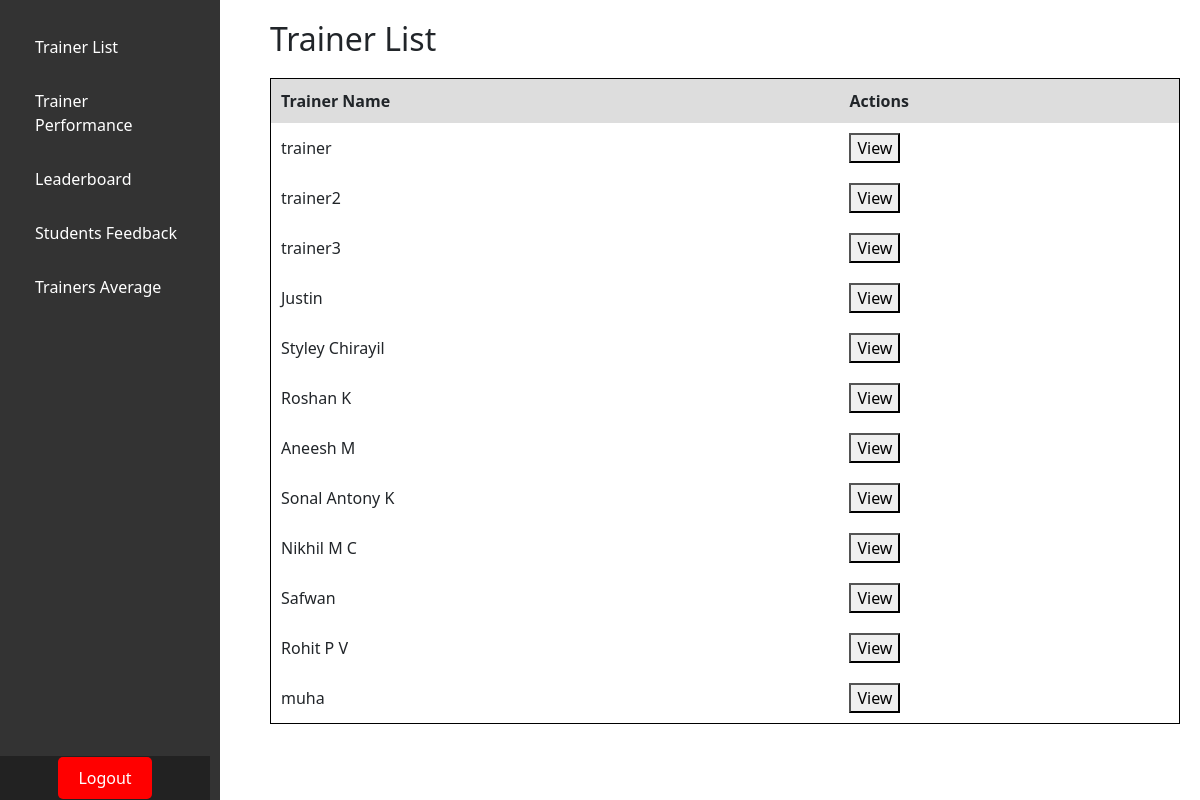
/crm/admin/dashboard/ (signed in), run on the app's committed database.
### crm/models.py (models this page shows, shortened)
class Trainer(models.Model):
    user = models.OneToOneField(User, on_delete=models.CASCADE)
    email = models.EmailField(max_length=255, blank=True, null=True)
    phone_number = models.CharField(max_length=15, blank=True, null=True)
    designation = models.CharField(max_length=100, blank=True, null=True)
    experience = models.IntegerField(default=0, blank=True, null=True)  # Experience in years

### crm/views.py (the view, shortened to what this page needs)
# urls.py: path("admin/dashboard/", views.admin_dashboard, name="admin_dashboard"),
@login_required
def admin_dashboard(request):
    if not request.user.is_superuser:
        return redirect("login")
    section = request.GET.get("section", "trainer_list")
    trainers = Trainer.objects.all()
    trainer_data_list = []
    for trainer in trainers:
        latest_data = TrainerData.objects.filter(trainer=trainer).order_by("-date_submitted").first()
        self_evaluation_score = latest_data.calculate_score() if latest_data else 0
        trainer_data_list.append({
            "trainer": trainer,
            "self_evaluation_score": self_evaluation_score,
            "classes_taken": latest_data.classes_taken if latest_data else 0,
            "workshops": latest_data.workshops if latest_data else 0,
            "students_participated": latest_data.students_participated if latest_data else 0,
            "students_won": latest_data.students_won if latest_data else 0,
        })
    feedback_data = []
    trainer_feedback_data = defaultdict(lambda: {"total_points": 0, "count": 0})
    avg_points_list = [
        {
            "Trainer_Name": trainer,
            "Average_Points": round(data["total_points"] / data["count"], 2) if data["count"] > 0 else 0,
        }
        for trainer, data in trainer_feedback_data.items()
    ]
    leaderboard_data = []
    for trainer in trainer_data_list:
        trainer_name = trainer["trainer"].user.username
        self_evaluation_score = trainer["self_evaluation_score"]
        feedback_score = next(
            (item["Average_Points"] for item in avg_points_list if item["Trainer_Name"] == trainer_name),
            0  # Default to 0 if no feedback data is found
        )
        combined_score = self_evaluation_score + feedback_score
        leaderboard_data.append({
            "trainer": trainer["trainer"],
            "self_evaluation_score": self_evaluation_score,
            "feedback_score": feedback_score,
            "combined_score": combined_score,
        })
    leaderboard_data.sort(key=lambda x: x["combined_score"], reverse=True)
    return render(request, "crm/admin_dashboard.html", {
        "trainers": trainers,
        "trainer_data_list": trainer_data_list,
        "feedback_list": feedback_data,  # Pass feedback data
        "avg_points_list": avg_points_list,  # Pass average points data
        "leaderboard_data": leaderboard_data,  # Pass leaderboard data
        "section": section,
    })

### crm/templates/crm/admin_dashboard.html (shortened to what this page needs)
<!DOCTYPE html>
<html lang="en">
<head>
    <link rel="stylesheet" href="https://cdnjs.cloudflare.com/ajax/libs/bootstrap/5.3.0/css/bootstrap.min.css">
</head>
<body>
    <div class="sidebar">
        <button onclick="window.location.href='?section=trainer_list'">Trainer List</button>
        <button onclick="window.location.href='?section=performance_summary'">Trainer Performance</button>
        <button onclick="window.location.href='?section=leaderboard'">Leaderboard</button>
        <button onclick="window.location.href='?section=students_feedback'">Students Feedback</button>
        <button onclick="window.location.href='?section=trainers_average'">Trainers Average</button>
        <div class="logout-container">
            <a href="{% url 'logout' %}">Logout</a>
        </div>
    </div>
    <div class="content">
        {% if section == "trainer_list" %}
            <h2>Trainer List</h2>
            {% if trainers %}
                <table>
                    <tr>
                        <th>Trainer Name</th>
                        <th>Actions</th>
                    </tr>
                    {% for trainer in trainers %}
                    <tr>
                        <td>{{ trainer.user.username }}</td>
                        <td>
                            <a href="{% url 'trainer_detail' trainer.id %}">
                                <button>View</button>
                            </a>
                        </td>
                    </tr>
                    {% endfor %}
                </table>
            {% else %}
                <p>No trainers available.</p>
            {% endif %}
        {% endif %}
    </div>
</body>
</html>

### crm/templates/crm/admin_dashboard.html (style rules this page uses)
body { font-family: Arial, sans-serif; margin: 0; display: flex; height: 100vh; overflow: hidden; }
.sidebar { width: 220px; background: #333; color: white; padding: 20px; display: flex; flex-direction: column; position: fixed; height: 100vh; overflow-y: auto; }
.sidebar button { background: none; border: none; color: white; padding: 15px; text-align: left; width: 100%; cursor: pointer; font-size: 16px; }
.content { flex-grow: 1; padding: 20px; margin-left: 250px; overflow-y: auto; height: 100vh; }
table { width: 100%; border-collapse: collapse; margin-top: 20px; }
table, th, td { border: 1px solid black; }
th, td { padding: 10px; text-align: left; }
th { cursor: pointer; background: #ddd; }
.logout-container { padding: 10px; text-align: center; background: #222; position: fixed; bottom: 0; left: 0; width: 210px; }
.logout-container a { color: white; text-decoration: none; font-size: 16px; padding: 10px 20px; background: red; border-radius: 5px; }

### data on the page
Trainer: user.username "trainer"
Trainer: user.username "trainer2"
Trainer: user.username "trainer3"
Trainer: user.username "Justin"
Trainer: user.username "Styley Chirayil"
Trainer: user.username "Roshan K"
Trainer: user.username "Aneesh M"
Trainer: user.username "Sonal Antony K"
Trainer: user.username "Nikhil M C"
Trainer: user.username "Safwan"
Trainer: user.username "Rohit P V"
Trainer: user.username "muha"
